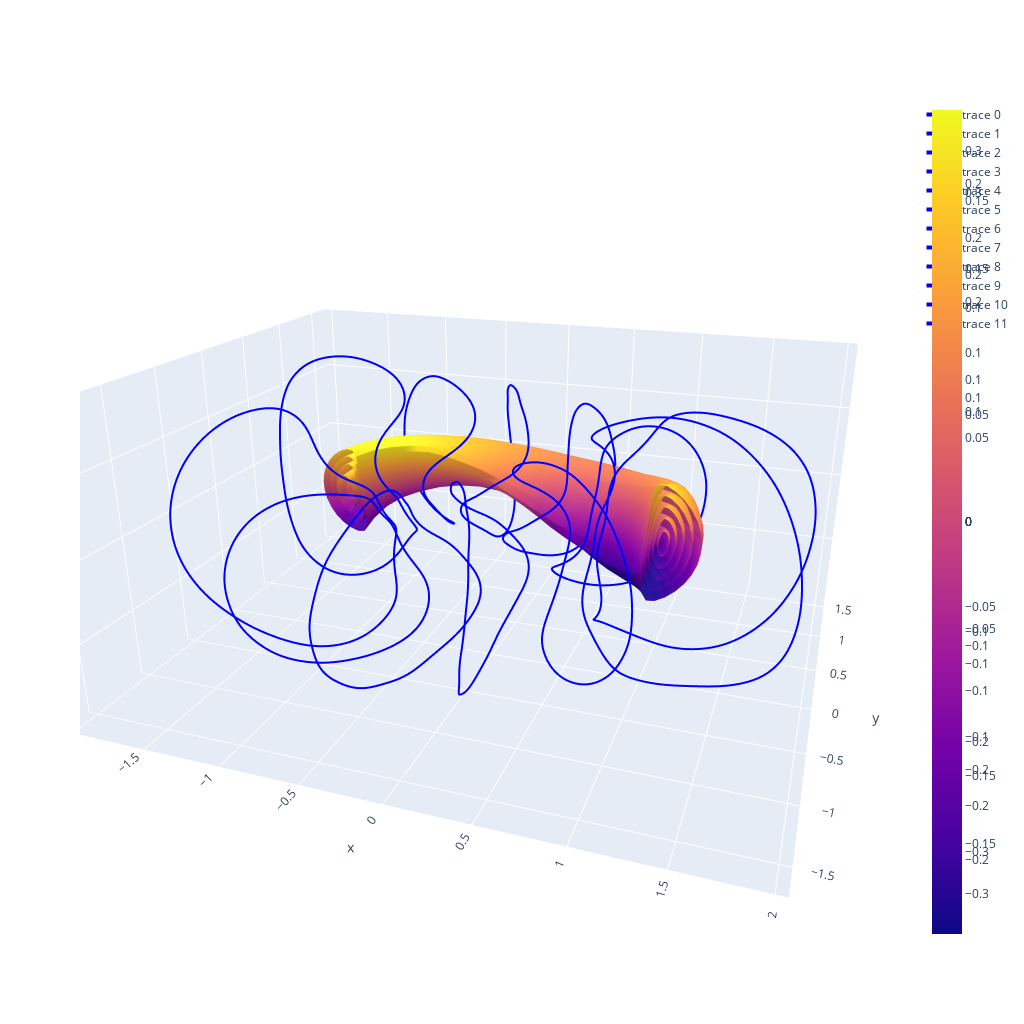

Source (notebook cell):
### Code cell
import matplotlib.pyplot as plt
import numpy as np
from simsopt._core import load
from simsopt.geo import plot, MeanSquaredCurvature, CurveSurfaceDistance, CurveCurveDistance, LpCurveCurvature
from simsopt.geo import SurfaceRZFourier, create_equally_spaced_curves, \
    CurveLength, curves_to_vtk, CurveCWSFourier, ArclengthVariation
from simsopt.field import Current, coils_via_symmetries, BiotSavart
from simsopt.objectives import SquaredFlux, QuadraticPenalty
from scipy.optimize import minimize
import os
import sys
import time

from simsopt.configs import get_ncsx_data
from simsopt.field import (BiotSavart, InterpolatedField, coils_via_symmetries, SurfaceClassifier,
                           particles_to_vtk, compute_fieldlines, LevelsetStoppingCriterion, plot_poincare_data)
from simsopt.geo import SurfaceRZFourier, curves_to_vtk
from simsopt.util import in_github_actions, proc0_print, comm_world


[surfaces, coils] = load(f'serial0021326.json')

nphi = 48
ntheta = 48


#only the outer surface
s = SurfaceRZFourier.from_vmec_input('input', range="full torus", nphi=nphi, ntheta=ntheta)


# Plot of plasma over half period with every surface
fig = plot(coils + surfaces , engine="plotly", close=True, show=False)
fig.update_layout(
    autosize=False,
    width=1024,
    height=1024,)
fig.show()

### Figure 1 — Plotly figure (JSON) as saved in the notebook; plotly's stock layout.template omitted (floating-point values rounded to 4 significant figures; data arrays with more than 128 entries replaced by an {"elided": "..."} marker saying what was removed)
{"data": [{"line": {"color": "blue", "width": 4}, "mode": "lines", "type": "scatter3d", "x": {"elided": "161 float values"}, "y": {"elided": "161 float values"}, "z": {"elided": "161 float values"}}, {"line": {"color": "blue", "width": 4}, "mode": "lines", "type": "scatter3d", "x": {"elided": "161 float values"}, "y": {"elided": "161 float values"}, "z": {"elided": "161 float values"}}, {"line": {"color": "blue", "width": 4}, "mode": "lines", "type": "scatter3d", "x": {"elided": "161 float values"}, "y": {"elided": "161 float values"}, "z": {"elided": "161 float values"}}, {"line": {"color": "blue", "width": 4}, "mode": "lines", "type": "scatter3d", "x": {"elided": "161 float values"}, "y": {"elided": "161 float values"}, "z": {"elided": "161 float values"}}, {"line": {"color": "blue", "width": 4}, "mode": "lines", "type": "scatter3d", "x": {"elided": "161 float values"}, "y": {"elided": "161 float values"}, "z": {"elided": "161 float values"}}, {"line": {"color": "blue", "width": 4}, "mode": "lines", "type": "scatter3d", "x": {"elided": "161 float values"}, "y": {"elided": "161 float values"}, "z": {"elided": "161 float values"}}, {"line": {"color": "blue", "width": 4}, "mode": "lines", "type": "scatter3d", "x": {"elided": "161 float values"}, "y": {"elided": "161 float values"}, "z": {"elided": "161 float values"}}, {"line": {"color": "blue", "width": 4}, "mode": "lines", "type": "scatter3d", "x": {"elided": "161 float values"}, "y": {"elided": "161 float values"}, "z": {"elided": "161 float values"}}, {"line": {"color": "blue", "width": 4}, "mode": "lines", "type": "scatter3d", "x": {"elided": "161 float values"}, "y": {"elided": "161 float values"}, "z": {"elided": "161 float values"}}, {"line": {"color": "blue", "width": 4}, "mode": "lines", "type": "scatter3d", "x": {"elided": "161 float values"}, "y": {"elided": "161 float values"}, "z": {"elided": "161 float values"}}, {"line": {"color": "blue", "width": 4}, "mode": "lines", "type": "scatter3d", "x": {"elided": "161 float values"}, "y": {"elided": "161 float values"}, "z": {"elided": "161 float values"}}, {"line": {"color": "blue", "width": 4}, "mode": "lines", "type": "scatter3d", "x": {"elided": "161 float values"}, "y": {"elided": "161 float values"}, "z": {"elided": "161 float values"}}, {"type": "surface", "x": {"elided": "21x22 float values"}, "y": {"elided": "21x22 float values"}, "z": {"elided": "21x22 float values"}}, {"type": "surface", "x": {"elided": "30x31 float values"}, "y": {"elided": "30x31 float values"}, "z": {"elided": "30x31 float values"}}, {"type": "surface", "x": {"elided": "21x22 float values"}, "y": {"elided": "21x22 float values"}, "z": {"elided": "21x22 float values"}}, {"type": "surface", "x": {"elided": "21x22 float values"}, "y": {"elided": "21x22 float values"}, "z": {"elided": "21x22 float values"}}, {"type": "surface", "x": {"elided": "21x22 float values"}, "y": {"elided": "21x22 float values"}, "z": {"elided": "21x22 float values"}}], "layout": {"autosize": false, "height": 1024, "scene": {"aspectmode": "data", "aspectratio": {"x": 1.373, "y": 1.144, "z": 0.6363}, "camera": {"center": {"x": 0, "y": 0, "z": 0}, "eye": {"x": 0.6747, "y": -1.899, "z": 0.7917}, "projection": {"type": "perspective"}, "up": {"x": 0, "y": 0, "z": 1}}}, "width": 1024}}
